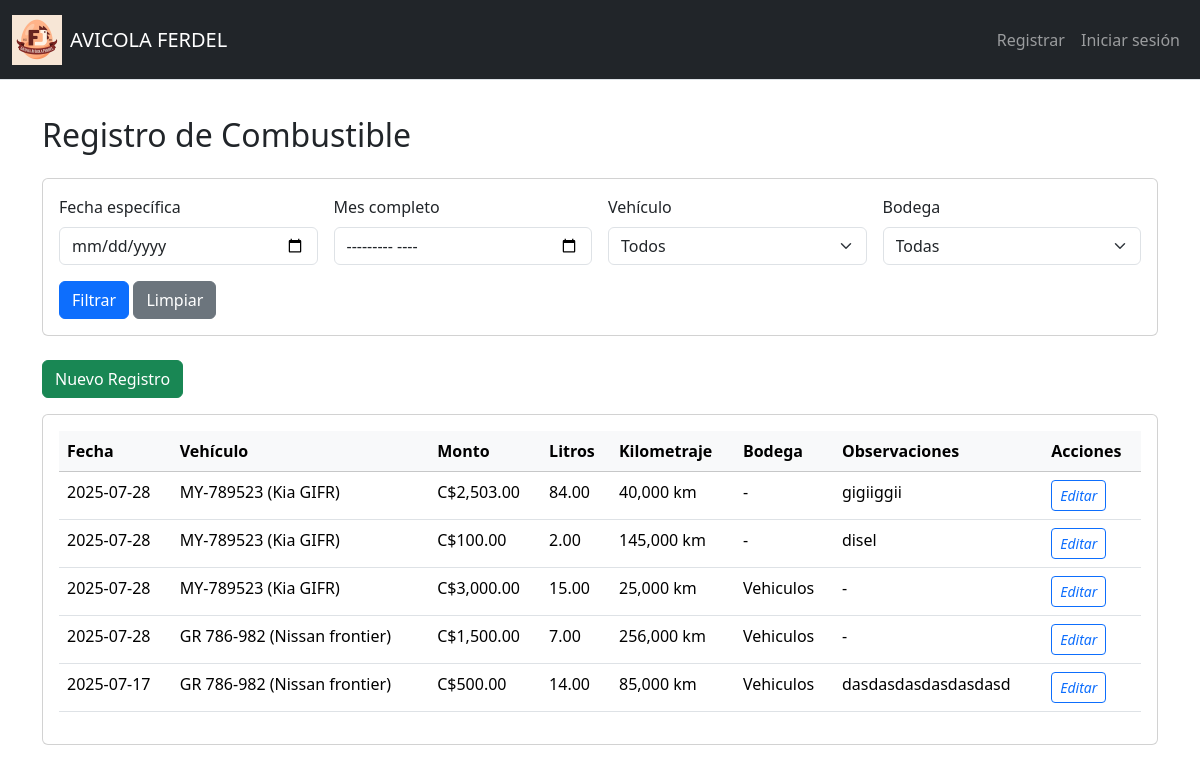
Before: /combustible with the older database file.
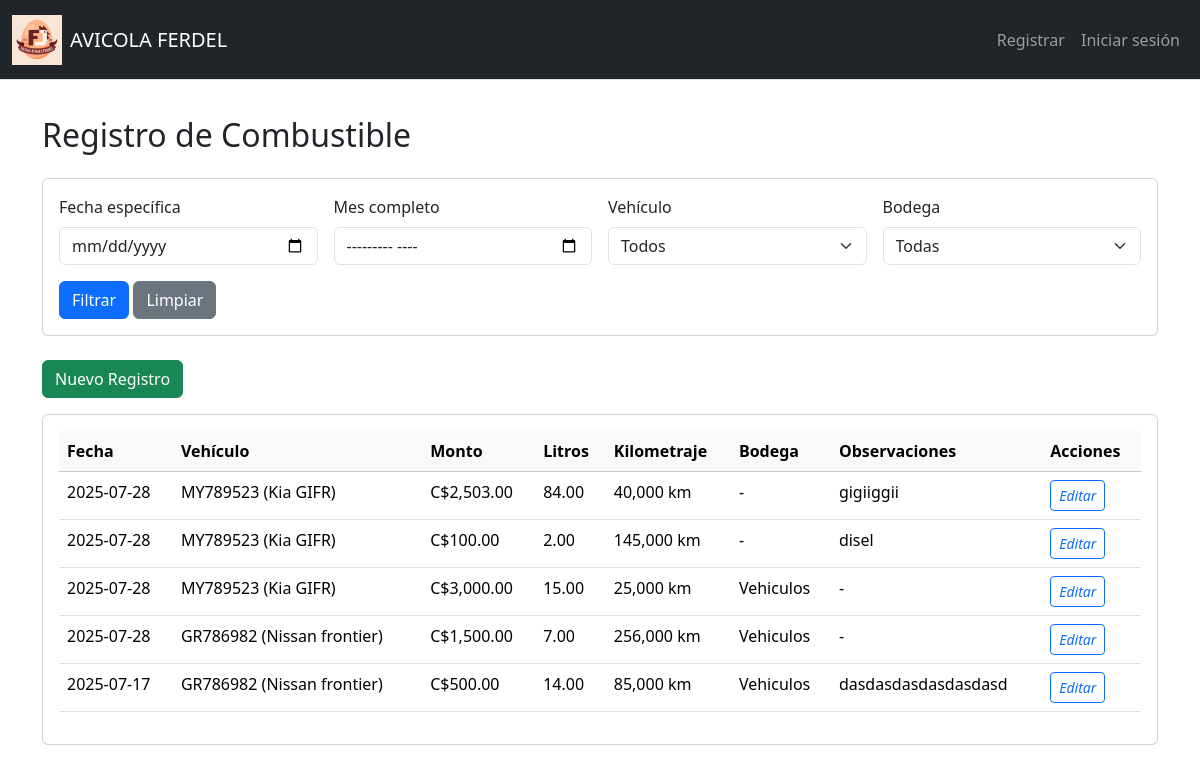
After: the same page with the newer database file.
### tables this page shows
CREATE TABLE Gastos_Combustible (
    ID_Gasto INTEGER PRIMARY KEY AUTOINCREMENT,
    Fecha DATE NOT NULL,
    ID_Vehiculo INTEGER NOT NULL,
    Monto NUMERIC NOT NULL,
    Litros NUMERIC,
    Kilometraje NUMERIC,
    Observacion TEXT,
    ID_Bodega INTEGER,
    ID_Empresa INTEGER,
    FOREIGN KEY (ID_Vehiculo) REFERENCES Vehiculos(ID_Vehiculo),
    FOREIGN KEY (ID_Bodega) REFERENCES Bodegas(ID_Bodega),
    FOREIGN KEY (ID_Empresa) REFERENCES Empresa(ID_Empresa)
);

CREATE TABLE Vehiculos (
    ID_Vehiculo INTEGER PRIMARY KEY AUTOINCREMENT,
    Placa TEXT NOT NULL UNIQUE,
    Marca TEXT,
    Modelo TEXT,
    Año INTEGER,
    Color TEXT,
    NumeroChasis TEXT,
    NumeroMotor TEXT,
    Estado TEXT CHECK(Estado IN ('activo', 'mantenimiento', 'inactivo', 'baja')),
    Capacidad_Carga NUMERIC,
    Ultimo_Kilometraje NUMERIC DEFAULT 0,
    Fecha_Ultimo_Mantenimiento DATE,
    Fecha_Adquisicion DATE
);

CREATE TABLE Bodegas (
    ID_Bodega INTEGER PRIMARY KEY AUTOINCREMENT,
    Nombre TEXT NOT NULL,
    Ubicacion TEXT
);

### app.py (the view, shortened to what this page needs)
@app.route("/combustible", methods=["GET", "POST"])
def combustible():
    try:
        filtros = {
            'fecha': request.args.get("fecha"),
            'id_vehiculo': request.args.get("vehiculo"),
            'mes': request.args.get("mes")
        }
        query = """
            SELECT
                gc.ID_Gasto, gc.Fecha, gc.Monto, gc.Litros,
                gc.Kilometraje, gc.Observacion,
                v.Placa, v.Marca, v.Modelo,
                b.Nombre AS Bodega
            FROM Gastos_Combustible gc
            JOIN Vehiculos v ON v.ID_Vehiculo = gc.ID_Vehiculo
            LEFT JOIN Bodegas b ON b.ID_Bodega = gc.ID_Bodega
            WHERE 1=1
        """
        params = []
        if filtros['fecha']:
            query += " AND gc.Fecha = ?"
            params.append(filtros['fecha'])
        elif filtros['mes']:
            query += " AND strftime('%Y-%m', gc.Fecha) = ?"
            params.append(filtros['mes'])
        if filtros['id_vehiculo']:
            query += " AND gc.ID_Vehiculo = ?"
            params.append(filtros['id_vehiculo'])
        query += " ORDER BY gc.Fecha DESC"
        gastos = db.execute(query, *params)
        vehiculos = db.execute("SELECT ID_Vehiculo, Placa FROM Vehiculos WHERE Estado = 'activo' ORDER BY Placa")
        bodegas = db.execute("SELECT ID_Bodega, Nombre FROM Bodegas ORDER BY Nombre")
        return render_template(
            "combustible.html",
            gastos=gastos,
            vehiculos=vehiculos,
            bodegas=bodegas,
            filtros=filtros
        )
    except ValueError:
        flash("Error en los datos numéricos.", "danger")
        return redirect(url_for("combustible"))
    except Exception as e:
        flash(f"Error inesperado: {str(e)}", "danger")
        return redirect(url_for("combustible"))

### app.py (called while the page is built)
@app.after_request
def after_request(response):
    response.headers["Cache-Control"] = "no-cache, no-store, must-revalidate"
    response.headers["Expires"] = 0
    response.headers["Pragma"] = "no-cache"
    return response

### Templates/combustible.html (shortened to what this page needs)
{% extends "layout.html" %}
{% block main %}
<div class="container mt-4">
    <h2 class="mb-4">Registro de Combustible</h2>
    <div class="card mb-4">
        <div class="card-body">
            <form method="get" class="row g-3">
                <div class="col-md-3">
                    <label for="fecha" class="form-label">Fecha específica</label>
                    <input type="date" id="fecha" name="fecha" class="form-control" value="{{ filtros.fecha }}">
                </div>
                <div class="col-md-3">
                    <label for="mes" class="form-label">Mes completo</label>
                    <input type="month" id="mes" name="mes" class="form-control" value="{{ filtros.mes }}">
                </div>
                <div class="col-md-3">
                    <label for="vehiculo" class="form-label">Vehículo</label>
                    <select id="vehiculo" name="vehiculo" class="form-select">
                        <option value="">Todos</option>
                    </select>
                </div>
                <div class="col-md-3">
                    <label for="bodega" class="form-label">Bodega</label>
                    <select id="bodega" name="bodega" class="form-select">
                        <option value="">Todas</option>
                    </select>
                </div>
                <div class="col-12">
                    <button type="submit" class="btn btn-primary">Filtrar</button>
                    <a href="{{ url_for('combustible') }}" class="btn btn-secondary">Limpiar</a>
                </div>
            </form>
        </div>
    </div>
    <button type="button" class="btn btn-success mb-3" data-bs-toggle="modal" data-bs-target="#nuevoCombustibleModal">
         Nuevo Registro
    </button>
    <div class="card">
        <div class="card-body">
            <div class="table-responsive">
                <table class="table table-hover">
                    <thead class="table-light">
                        <tr>
                            <th>Fecha</th>
                            <th>Vehículo</th>
                            <th>Monto</th>
                            <th>Litros</th>
                            <th>Kilometraje</th>
                            <th>Bodega</th>
                            <th>Observaciones</th>
                            <th>Acciones</th>
                        </tr>
                    </thead>
                    <tbody>
                        {% for gasto in gastos %}
                        <tr>
                            <td>{{ gasto.Fecha }}</td>
                            <td>{{ gasto.Placa }} ({{ gasto.Marca }} {{ gasto.Modelo }})</td>
                            <td>C${{ "{:,.2f}".format(gasto.Monto) }}</td>
                            <td>{{ "{:,.2f}".format(gasto.Litros) if gasto.Litros else '-' }}</td>
                            <td>{{ "{:,.0f}".format(gasto.Kilometraje) if gasto.Kilometraje else '-' }} km</td>
                            <td>{{ gasto.Bodega or '-' }}</td>
                            <td>{{ gasto.Observacion or '-' }}</td>
                            <td>
                                <button class="btn btn-sm btn-outline-primary" title="Editar">
                                    <i class="fas fa-edit">Editar</i>
                                </button>
                            </td>
                        </tr>
                        {% else %}
                        <tr>
                            <td colspan="8" class="text-center">No se encontraron registros</td>
                        </tr>
                        {% endfor %}
                    </tbody>
                </table>
            </div>
        </div>
    </div>
</div>
{% endblock %}

Changed rows visible on the page:
changed through a linked row, Gastos_Combustible "gigiiggii": Placa "MY-789523" → "MY789523"
changed through a linked row, Gastos_Combustible "disel": Placa "MY-789523" → "MY789523"
changed through a linked row, Gastos_Combustible (number 3 of 5 on the later page): Placa "MY-789523" → "MY789523"
changed through a linked row, Gastos_Combustible (number 4 of 5 on the later page): Placa "GR 786-982" → "GR786982"
changed through a linked row, Gastos_Combustible "dasdasdasdasdasdasd": Placa "GR 786-982" → "GR786982"
